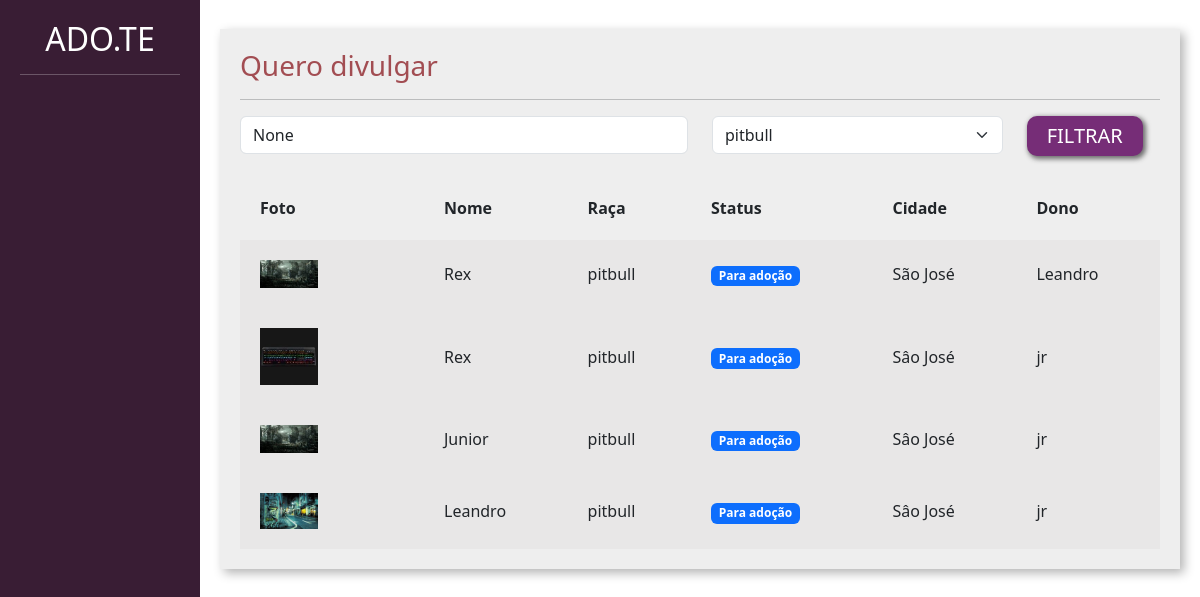
Screenshot of /adotar/ with the database file from the repository.
### divulgar/models.py (models this page shows, shortened)
class Pet(models.Model):
    choice_status = (
        ('P', 'Para adoção'),
        ('A', 'Adotado')
    )
    usuario = models.ForeignKey(User, on_delete=models.DO_NOTHING)
    foto = models.ImageField(upload_to='fotos_pets')
    nome = models.CharField(max_length=100)
    descricao = models.TextField()
    estado = models.CharField(max_length=50)
    cidade = models.CharField(max_length=50)
    telefone = models.CharField(max_length=14)
    tags = models.ManyToManyField(Tag)
    raca = models.ForeignKey(Raca, on_delete=models.DO_NOTHING)
    status = models.CharField(max_length=1, choices=choice_status, default='P')

class Raca(models.Model):
    raca = models.CharField(max_length=50)
    def __str__(self):
        return self.raca

### adotar/views.py (the view)
# urls.py: path('', views.listar_pets, name='listar_pets'),
def listar_pets(request):
    if request.method == 'GET':
        pets = Pet.objects.filter(status='P')
        racas = Raca.objects.all()
        cidade = request.GET.get('cidade')
        raca_filter = request.GET.get('raca')
        if cidade:
            pets = pets.filter(cidade__icontains=cidade)
        if raca_filter:
            pets = pets.filter(raca__id=raca_filter)
            raca_filter = Raca.objects.get(id=raca_filter)
        return render(request, 'adotar/listar_pets.html',
                      {'pets': pets, 'racas': racas, 'cidade': cidade, 'raca_filter': raca_filter}
                      )

### adotar/templates/adotar/listar_pets.html (shortened to what this page needs)
{% load static %}
<!doctype html>
<html lang="pt-BR">
    <head>
    <link href="https://cdn.jsdelivr.net/npm/bootstrap@5.3.0-alpha1/dist/css/bootstrap.min.css" rel="stylesheet">
    <link href="{% static 'usuarios/css/cadastro.css' %}" rel="stylesheet">
    <link href="{% static 'divulgar/css/novo_pet.css' %}" rel="stylesheet">
    <link href="{% static 'divulgar/css/seus_pet.css' %}" rel="stylesheet">
    <link href="{% static 'adotar/css/listar_pets.css' %}" rel="stylesheet">
    </head>
    <body>
        <div class="container-fluid">
            <div class="row">
                <div class="col-md-2 bg-side sidebar">
                    <h2>ADO.TE</h2>
                    <hr>
                </div>
                <div class="col-md">
                    <div class="wrapper">
                        <div class="box width80">
                            <h3 class="font-vinho">Quero divulgar</h3>
                            <hr>
                            <form action="{% url 'listar_pets' %}" method="GET">
                                <div class="row">
                                    <div class="col-md-6">
                                        <input type="text" placeholder="Cidade..." value="{{ cidade }}" name="cidade" class="form-control">
                                    </div>
                                    <div class="col-md-4">
                                        <select class="form-select" name="raca">
                                            {% for raca in racas %}
                                                <option value="{{ raca.id }}">{{ raca }}</option>
                                            {% endfor %}
                                        </select>
                                    </div>
                                    <div class="col-md-2">
                                        <input type="submit" class="btn-custom-secondary" value="FILTRAR">
                                    </div>
                                </div>
                            </form>
                             <table class="tabela" cellpadding="20">
                                <tr>
                                    <th>Foto</th>
                                    <th>Nome</th>
                                    <th>Raça</th>
                                    <th>Status</th>
                                    <th>Cidade</th>
                                    <th>Dono</th>
                                </tr>
                                {% for pet in pets%}
                                    <tr class="tabela-linha">
                                        <td width="20%">
                                            <a href="{% url 'ver_pet' pet.id %}"><img width="40%" src="{{ pet.foto.url }}"></a>
                                        </td>
                                        <td>
                                            {{pet.nome}}
                                        </td>
                                        <td>
                                            {{pet.raca}}
                                        </td>
                                        <td>
                                            {% if pet.status == "P" %}
                                                <span class="badge text-bg-primary">Para adoção</span>
                                            {% elif pet.status == "A" %}
                                                <span class="badge text-bg-success">Adotado</span>
                                            {% endif%}
                                        </td>
                                        <td>
                                            {{pet.cidade}}
                                        </td>
                                        <td>
                                            {{ pet.usuario }}
                                        </td>
                                    </tr>
                                {% endfor %}
                            </table>
                        </div>
                    </div>
                </div>
            </div>
        </div>
    </body>
</html>

### templates/static/usuario/css/cadastro.css (style rules this page uses)
.bg-side { background-color: #391D34; color: white; height: 100vh; }

### templates/static/divulgar/css/novo_pet.css (style rules this page uses)
.sidebar { text-align: center; padding: 20px; }
.wrapper { margin-top: 3%; display: flex; flex-direction: row; justify-content: center; align-items: center; }
.box { padding:20px; width: 50vw; background: rgb(238, 238, 238); box-shadow: 4px 4px 10px rgba(0,0,0,.3); }
.font-vinho { color: #A24D52; }

### templates/static/divulgar/css/seus_pet.css (style rules this page uses)
.width80 { width: 80vw; }
.tabela { width: 100%; margin-top: 20px; }
.tabela-linha { background-color: #e8e7e7; }

### templates/static/adotar/css/listar_pets.css (style rules this page uses)
.btn-custom-secondary { background-color: #762D77; border: none; box-shadow: 2px 2px 5px 1px rgb(108, 108, 108); color: white; font-size: 20px; padding: 5px 20px 5px 20px; border-radius: 10px; }

### rows the page displays
Pet: foto (picture), nome "Rex", raca "pitbull", status "Para adoção", cidade "São José", usuario "Leandro"
Pet: foto (picture), nome "Rex", raca "pitbull", status "Para adoção", cidade "Sâo José", usuario "jr"
Pet: foto (picture), nome "Junior", raca "pitbull", status "Para adoção", cidade "Sâo José", usuario "jr"
Pet: foto (picture), nome "Leandro", raca "pitbull", status "Para adoção", cidade "Sâo José", usuario "jr"

### other values shown
form field raca "pitbull"
